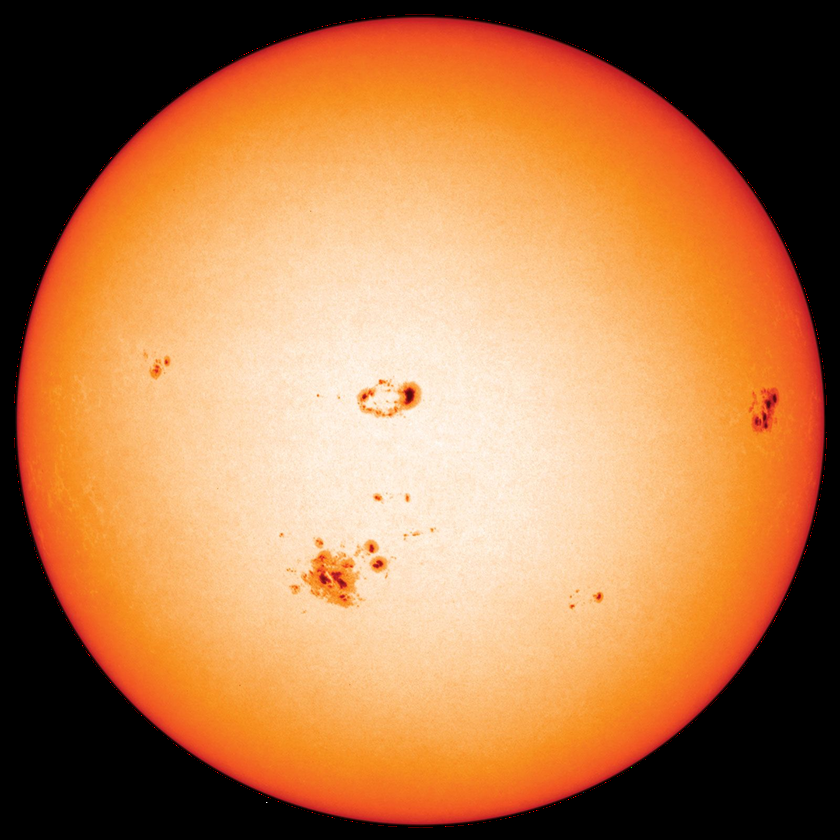
//> input picture tracking/Image Generation/sun.png, 840 x 840 px, shrunk from 1600 x 1600 before the run
$ ./CB_detect_v4 'Image Generation/sun.png'   (built with g++ and OpenCV 4)
//> lines starting //> are read from the running program, lines starting //| are printed output that depends on the picture; after the words box and inside, x2 and y2 are one past the last pixel; in counts of white or black regions, pixels touching at a corner belong together
#include <opencv2/opencv.hpp>
#include <iostream>
#include <chrono>
#include <vector>
#include <cmath>
#include <limits>

// PARAMETERS
// binary threshold, for black or white
constexpr int BIN_THRESH = 80;

// sun apparent radius bounds (pixels), can probably be changed to a single fixed size since when viewed from the earth it shouldn;t change much.
constexpr float R_MIN  = 170.0f;
constexpr float R_MAX  = 190.0f;
constexpr float R_STEP = 1.0f;

// alge
constexpr int MIN_ALG_PT_NEEDED = 20;

// curvature filtering
constexpr int   CURVATURE_K = 5;
constexpr float CURVATURE_MIN_ANGLE = 0.25f;
constexpr double MAX_RMS_RADIAL_ERROR_PX = 2.0;
constexpr int MIN_ARC_PTS = 6;
constexpr float MIN_ARC_COVERAGE_DEG = 30.0f;


// extract arc points from curved contour, and split by sign
void extractCurvedArcPointsBySign(
    const std::vector<cv::Point>& contour,
    std::vector<cv::Point2f>& arcPos,
    std::vector<cv::Point2f>& arcNeg
) {
    arcPos.clear();
    arcNeg.clear();

    int n = (int)contour.size();
    const float COS_THRESH = std::cos(CURVATURE_MIN_ANGLE);

    for (int i = CURVATURE_K; i < n - CURVATURE_K; ++i) {
        cv::Point2f p0 = contour[i - CURVATURE_K];
        cv::Point2f p1 = contour[i];
        cv::Point2f p2 = contour[i + CURVATURE_K];

        cv::Point2f v1 = p1 - p0;
        cv::Point2f v2 = p2 - p1;

        float mag = cv::norm(v1) * cv::norm(v2);

        if (mag < 1e-6f) continue;

        float cosAng = v1.dot(v2) / mag;
        cosAng = std::clamp(cosAng, -1.f, 1.f);

        // reject straight edges
        if (cosAng > COS_THRESH) continue;

        // curvature sign (2D cross product)
        float cross = v1.x * v2.y - v1.y * v2.x;

        if (cross > 0) {
            arcPos.push_back(p1);
        }
        else{
            arcNeg.push_back(p1);
        }
    }
}


// check for min arc points
bool hasMinimumArcPoints(
    const std::vector<cv::Point2f>& arcPts,
    int minPts
) {
    return (int)arcPts.size() >= minPts;
}


// compute angular arc coverage by arc points
float computeArcCoverageDegrees(
    const std::vector<cv::Point2f>& arcPts,
    const cv::Point2f& center
) {
    if (arcPts.size() < 2) return 0.0f;

    std::vector<float> angles;
    angles.reserve(arcPts.size());

    // convert arc points to angles
    for (const auto& p : arcPts) {
        float a = std::atan2(p.y - center.y, p.x - center.x);
        angles.push_back(a);
    }

    std::sort(angles.begin(), angles.end());

    // find largest gap between consecutive angles
    float maxGap = 0.0f;
    for (size_t i = 1; i < angles.size(); ++i) {
        maxGap = std::max(maxGap, angles[i] - angles[i - 1]);
    }

    // wrap-around gap (last to first)
    float wrapGap = (angles.front() + 2.0f * (float)CV_PI) - angles.back();
    maxGap = std::max(maxGap, wrapGap);

    // coverage = full circle minus largest empty gap
    float coverageRad = 2.0f * (float)CV_PI - maxGap;

    // convert to degrees
    return coverageRad * 180.0f / (float)CV_PI;
}


// algebraic fit, force fit all point in set to a circle
bool algebraicCircleFit(
    const std::vector<cv::Point2f>& pts,
    cv::Point2f& center,
    float& radius
) {
    int n = (int)pts.size();
    if (n < MIN_ALG_PT_NEEDED) return false;

    double sumX = 0, sumY = 0;
    double sumX2 = 0, sumY2 = 0;
    double sumXY = 0;
    double sumX3 = 0, sumY3 = 0;
    double sumX1Y2 = 0, sumX2Y1 = 0;

    for (const auto& p : pts) {
        double x = p.x;
        double y = p.y;
        double x2 = x * x;
        double y2 = y * y;

        sumX += x;
        sumY += y;
        sumX2 += x2;
        sumY2 += y2;
        sumXY += x * y;
        sumX3 += x2 * x;
        sumY3 += y2 * y;
        sumX1Y2 += x * y2;
        sumX2Y1 += x2 * y;
    }

    double C = n * sumX2 - sumX * sumX;
    double D = n * sumXY - sumX * sumY;
    double E = n * sumY2 - sumY * sumY;
    double G = 0.5 * (n * (sumX3 + sumX1Y2) - sumX * (sumX2 + sumY2));
    double H = 0.5 * (n * (sumY3 + sumX2Y1) - sumY * (sumX2 + sumY2));

    double denom = C * E - D * D;

    if (std::abs(denom) < 1e-8) return false;

    double cx = (G * E - D * H) / denom;
    double cy = (C * H - D * G) / denom;

    center = cv::Point2f((float)cx, (float)cy);

    double r = 0;
    for (const auto& p : pts) {
        double dx = p.x - cx;
        double dy = p.y - cy;
        r += std::sqrt(dx * dx + dy * dy);
    }

    radius = float(r / n);
    return true;
}

double computeRmsError(
    const std::vector<cv::Point2f>& pts,
    const cv::Point2f& center,
    float radius
) {
    double err = 0.0;
    for (const auto& p : pts) {
        double dx = p.x - center.x;
        double dy = p.y - center.y;
        double d = std::sqrt(dx * dx + dy * dy);
        double e = d - radius;
        err += e * e;
    }
    return std::sqrt(err / pts.size());
}


// geometric fit
double solveCenterFixedRadius(
    const std::vector<cv::Point2f>& pts,
    float R,
    cv::Point2f& center
) {
    double cx = 0, cy = 0;
    for (const auto& p : pts) {
        cx += p.x;
        cy += p.y;
    }
    cx /= pts.size();
    cy /= pts.size();

    for (int iter = 0; iter < 5; ++iter) {
        double gx = 0, gy = 0;
        double hx = 0, hy = 0;

        for (const auto& p : pts) {
            double dx = cx - p.x;
            double dy = cy - p.y;
            double d  = std::sqrt(dx * dx + dy * dy);
            if (d < 1e-6) continue;

            double e = d - R;
            gx += e * dx / d;
            gy += e * dy / d;
            hx += (dx * dx) / (d * d);
            hy += (dy * dy) / (d * d);
        }

        if (hx < 1e-6 || hy < 1e-6) break;

        cx -= gx / hx;
        cy -= gy / hy;
    }

    center = cv::Point2f((float)cx, (float)cy);

    double err = 0.0;
    for (const auto& p : pts) {
        double dx = p.x - cx;
        double dy = p.y - cy;
        double d  = std::sqrt(dx * dx + dy * dy);
        double e = d - R;
        err += e * e;
    }
    return std::sqrt(err / pts.size());
}


// fit range of determined circle radius to find best fit, for now its a range but is possible to be just a single set radius
bool fitCircleRadiusRange(
    const std::vector<cv::Point2f>& arcPts,
    cv::Point2f& bestCenter,
    float& bestRadius
) {
    double bestErr = std::numeric_limits<double>::max();
    bool found = false;

    for (float R = R_MIN; R <= R_MAX; R += R_STEP) {
        cv::Point2f c;
        double err = solveCenterFixedRadius(arcPts, R, c);

        if (err < bestErr) {
            bestErr = err;
            bestCenter = c;
            bestRadius = R;
            found = true;
        }
    }
    return found;
}


// greyscale -> binary(black or white) -> get contour -> get arc points -> select alge or geo mode -> output results.
int main(int argc, char** argv) {
    if (argc < 2) {
        std::cerr << "Usage: ./CB_detect <image>\n";
        return 1;
    }

    int mode;
    std::cout << "Select mode:\n";
    std::cout << "[1] Auto (numbers + final image)\n";
    std::cout << "[2] DEBUG Algebraic (forced)\n";
    std::cout << "[3] DEBUG Geometric (forced)\n";
    std::cout << "Choice: ";
    std::cin >> mode;
//> the answer given: 1

    cv::Mat img = cv::imread(argv[1], cv::IMREAD_GRAYSCALE);
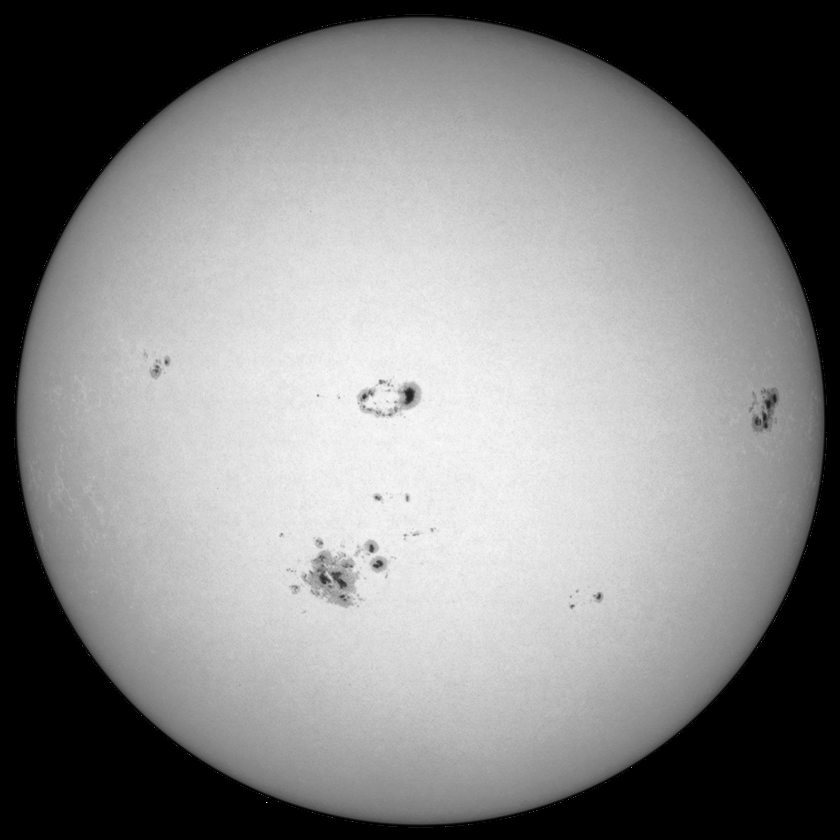
//> img: 840 rows x 840 cols, CV_8UC1; min 0, max 255, mean 133.1
    if (img.empty()) return 1;

    auto start = std::chrono::high_resolution_clock::now();

    cv::Mat bin;
    cv::threshold(img, bin, BIN_THRESH, 255, cv::THRESH_BINARY);
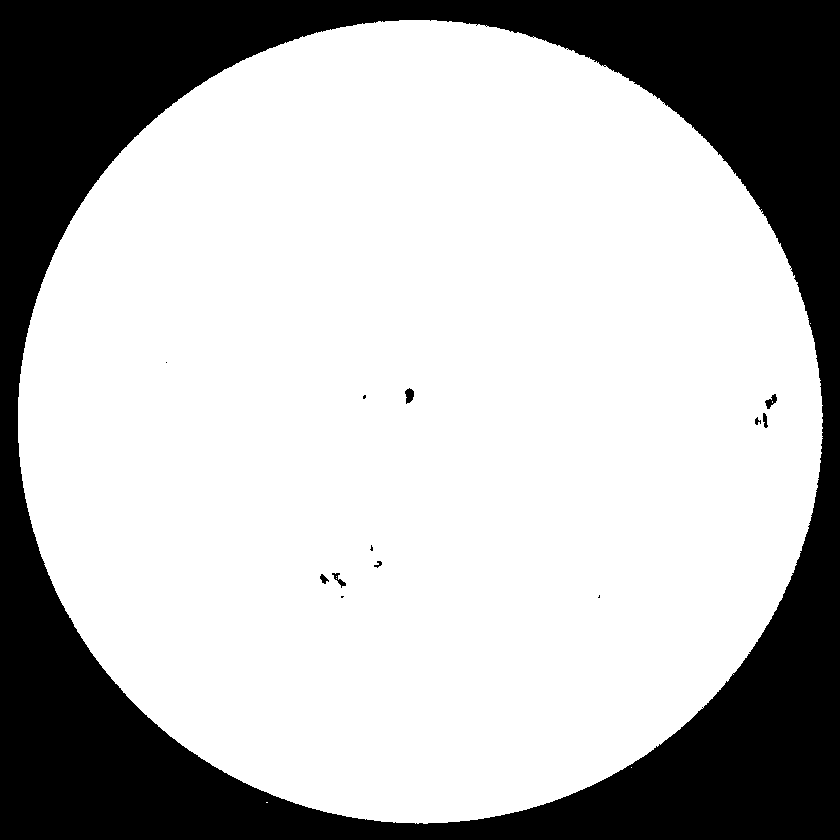
//> bin: 840 rows x 840 cols, CV_8UC1; 71.9% white; 13 black regions (5 under 20 px)

    std::vector<std::vector<cv::Point>> contours;
    cv::findContours(bin, contours, cv::RETR_EXTERNAL, cv::CHAIN_APPROX_SIMPLE);
//> contours = 4 contours, 3 with area under 20; largest, box (x1, y1, x2, y2) and area: (18, 20, 823, 824) 506420

    if (contours.empty()) return 1;

    size_t idx = 0;
    double maxArea = 0;
    for (size_t i = 0; i < contours.size(); ++i) {
        double a = cv::contourArea(contours[i]);
        if (a > maxArea) {
            maxArea = a;
            idx = i;
        }
    }
//> this loop made 4 passes
//> (a, maxArea) on pass 4: (506420.5, 506420.5)
//> after the loop, maxArea = 506420.5; idx = 3

    // arc point containers (used for ALL modes + visualisation)
    std::vector<cv::Point2f> arcPos, arcNeg, arcPts;
    extractCurvedArcPointsBySign(contours[idx], arcPos, arcNeg);
//> in extractCurvedArcPointsBySign, `int n = (int)contour.size();`: n = 1382
//> the loop in extractCurvedArcPointsBySign, `for (int i = CURVATURE_K; i < n - CURVATURE_K; ++i)` made 1372 passes
//> (p0, p1, p2, v1, v2, mag, cosAng, cross) on passes 4, 9, 32, 37: (Point(384, 22), Point(378, 21), Point(373, 23), Point(-6, -1), Point(-5, 2), 32.76, 0.855, -17), (Point(378, 21), Point(373, 23), Point(361, 24), Point(-5, 2), Point(-12, 1), 64.85, 0.956, 19), (Point(330, 29), Point(322, 32), Point(316, 32), Point(-8, 3), Point(-6, 0), 51.26, 0.936, 18), (Point(322, 32), Point(316, 32), Point(310, 35), Point(-6, 0), Point(-6, 3), 40.25, 0.894, -18)

    // choose dominant arc
    arcPts = (arcPos.size() > arcNeg.size()) ? arcPos : arcNeg;

    cv::Point2f center;
    float radius = 0.0f;
    bool usedAlgebraic = false;
    double rms_alg = -1.0;
    double rms_geo = -1.0;

    // mode 2: debug forced non-arc algebraic, useful to see if arc point data set was the issue
    if (mode == 2) {
        std::vector<cv::Point2f> contourPts;
        for (const auto& p : contours[idx]) {
            contourPts.emplace_back((float)p.x, (float)p.y);
        }

        usedAlgebraic = algebraicCircleFit(contourPts, center, radius);

        std::cout << "[DEBUG ALGEBRAIC]\n";
        if (usedAlgebraic) {
            std::cout << "RMS error: "
                      << computeRmsError(contourPts, center, radius) << "\n";
        } else {
            std::cout << "Fit failed\n";
        }
    }

    // mode 3: debug forced geometric, compare algebraic and geometric performance.
    else if (mode == 3) {

        std::cout << "[DEBUG GEOMETRIC]\n";
        std::cout << "arcPos: " << arcPos.size() << " arcNeg: " << arcNeg.size() << "\n";

        // pick dominant arc for debug
        const auto& arcPts = (arcPos.size() > arcNeg.size()) ? arcPos : arcNeg;

        fitCircleRadiusRange(arcPts, center, radius);

        rms_geo = computeRmsError(arcPts, center, radius);

        std::cout << "RMS (geometric): " << rms_geo << " px\n";
        std::cout << "Arc points used: " << arcPts.size() << "\n";
    }

    // mode 1: auto
    else {

        if (algebraicCircleFit(arcPts, center, radius)) {
//> the loop in algebraicCircleFit, `for (const auto& p : pts)` made 90 passes
//> p on passes 1 to 8: Point(378, 21), Point(316, 32), Point(302, 36), Point(285, 42), Point(280, 44), Point(269, 48), Point(224, 69), Point(209, 78)
            rms_alg = computeRmsError(arcPts, center, radius);
//> the loop in computeRmsError, `for (const auto& p : pts)` made 90 passes
            if (radius >= R_MIN && radius <= R_MAX && rms_alg < MAX_RMS_RADIAL_ERROR_PX) {
                usedAlgebraic = true;
            }
        }

        if (!usedAlgebraic) {
            fitCircleRadiusRange(arcPts, center, radius);
            rms_geo = computeRmsError(arcPts, center, radius);
//> the loop in computeRmsError (call 2), `for (const auto& p : pts)` made 90 passes
        }

        // validation

        // minimum arc count
        constexpr int MIN_ARC_PTS = 6;
        if (!hasMinimumArcPoints(arcPts, MIN_ARC_PTS)) {
            std::cout << "Rejected: insufficient arc points\n";
            return 0;  // or mark detection invalid
        }

        // arc angular coverage
        constexpr float MIN_ARC_COVERAGE_DEG = 30.0f;
        float arcCoverageDeg = computeArcCoverageDegrees(arcPts, center);
//> the loop in computeArcCoverageDegrees, `for (const auto& p : arcPts)` made 90 passes
//> the loop in computeArcCoverageDegrees, `for (size_t i = 1; i < angles.size(); ++i)` made 89 passes

        if (arcCoverageDeg < MIN_ARC_COVERAGE_DEG) {
            std::cout << "Rejected: insufficient arc coverage ("
                    << arcCoverageDeg << " deg)\n";
            return 0;  // or mark detection invalid
        }
    }

    auto end = std::chrono::high_resolution_clock::now();
    std::chrono::duration<double, std::milli> t = end - start;

    std::cout << "Processing time: " << t.count() << " ms\n";
    std::cout << "Fit method: " << (usedAlgebraic ? "Algebraic" : "Geometric") << "\n";
    std::cout << "arcPos: " << arcPos.size() << "\n";
//| arcPos: 58
    std::cout << "arcNeg: " << arcNeg.size() << "\n";
//| arcNeg: 90
    std::cout << "arcPts: " << arcPts.size() << "\n";
//| arcPts: 90
    std::cout << "RMS (" << (usedAlgebraic ? "Algebraic" : "Geometric") << "): " << (usedAlgebraic ? rms_alg : rms_geo) << " px\n";
//| RMS (Geometric): 193.414 px
    std::cout << "Center: (" << center.x << ", " << center.y << ")\n";
//| Center: (502.752, 371.913)
    std::cout << "Radius: " << radius << "\n";
//| Radius: 190

    // visualisation
    cv::Mat out;
    cv::cvtColor(bin, out, cv::COLOR_GRAY2BGR);
//> out: 840 rows x 840 cols, CV_8UC3; 71.9% white; 13 black regions (5 under 20 px), largest, box (x1, y1, x2, y2) and area: (0, 0, 840, 840) 198000, (405, 388, 414, 404) 100, (765, 394, 777, 409) 89

    cv::drawContours(out, contours, (int)idx, cv::Scalar(0,255,0), 2);
//> out: 840 rows x 840 cols, CV_8UC3; mean B, G, R 181.2, 184.5, 181.2

    for (const auto& p : arcPos) {
        cv::circle(out, p, 3, cv::Scalar(0,0,255), -1);   // red
    }
//> this loop made 58 passes
//> p on passes 1 to 8: Point(373, 23), Point(322, 32), Point(292, 41), Point(275, 47), Point(231, 67), Point(216, 75), Point(200, 85), Point(171, 106)
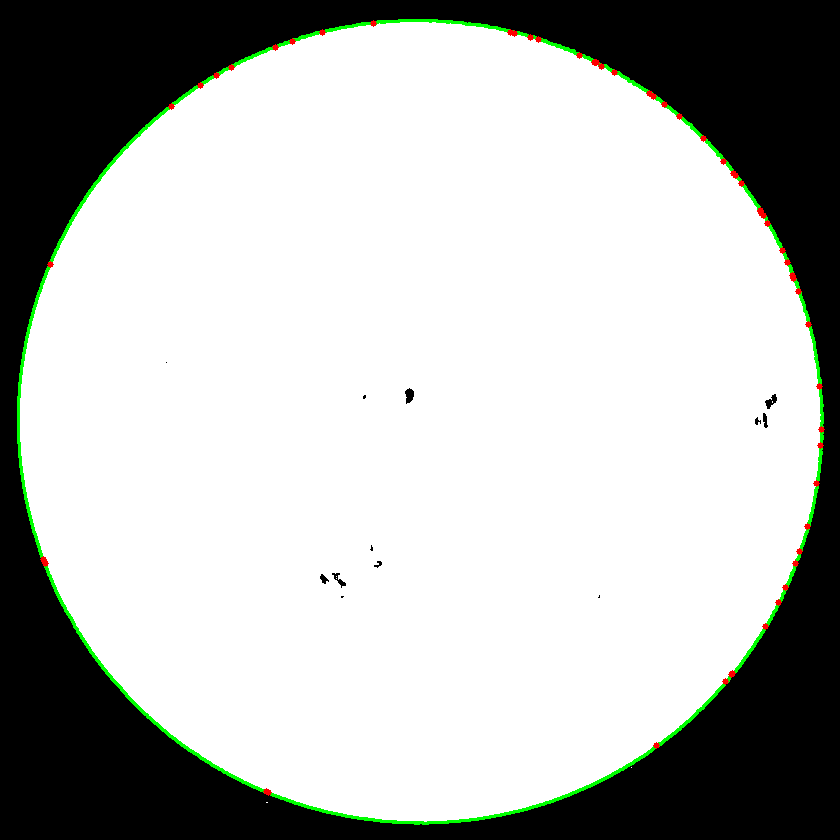
//> out: 840 rows x 840 cols, CV_8UC3; mean B, G, R 181.1, 184, 181.7

    for (const auto& p : arcNeg) {
        cv::circle(out, p, 3, cv::Scalar(0,255,255), -1); // yellow
    }
//> this loop made 90 passes
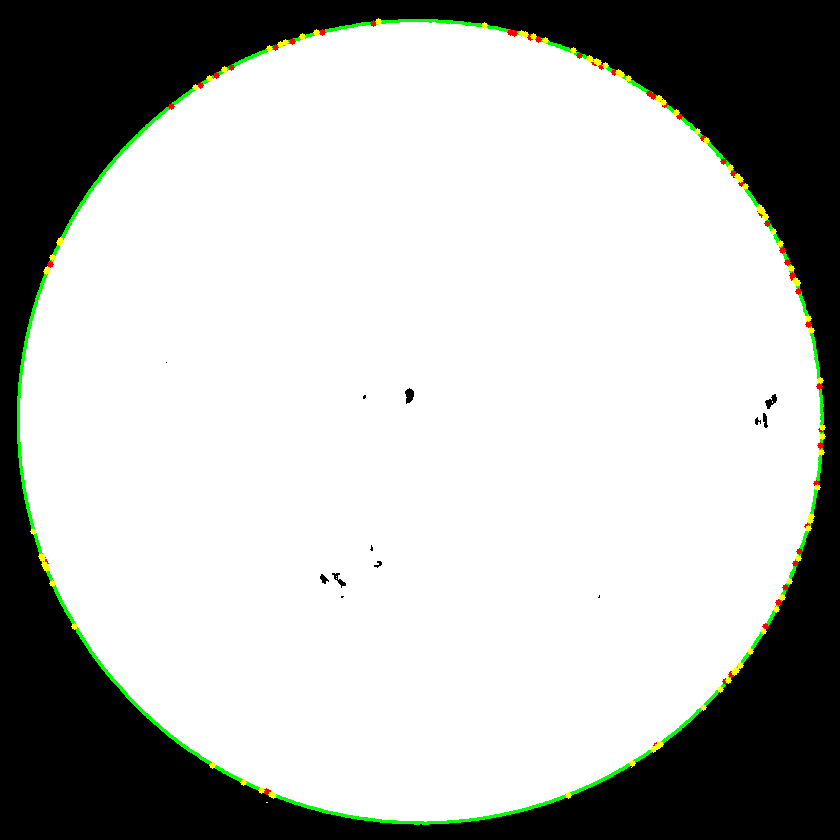
//> out: 840 rows x 840 cols, CV_8UC3; 0.33% of pixels changed, all inside (x1, y1, x2, y2) = (30, 18, 826, 799)

    for (const auto& p : arcPts) {
        cv::circle(out, p, 5, cv::Scalar(255,0,255), -1); // magenta (selected arc)
    }
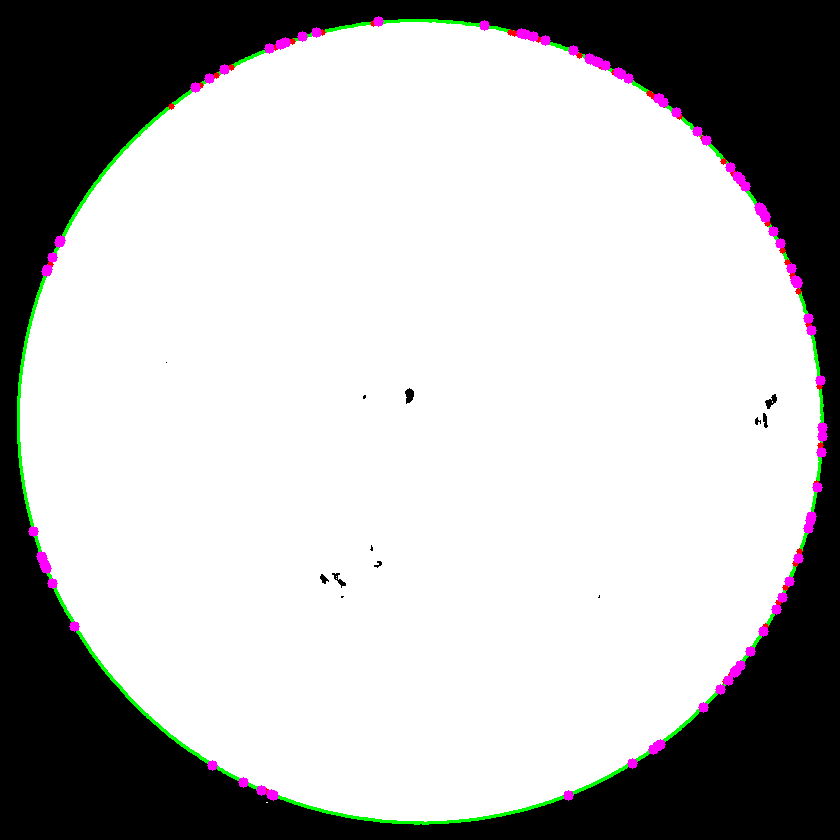
//> out: 840 rows x 840 cols, CV_8UC3; 0.84% of pixels changed, all inside (x1, y1, x2, y2) = (28, 16, 828, 801)

    cv::circle(out, center, (int)radius, cv::Scalar(255,0,0), 1);

    cv::drawMarker(out, center, cv::Scalar(255,0,0), cv::MARKER_CROSS, 500, 1);
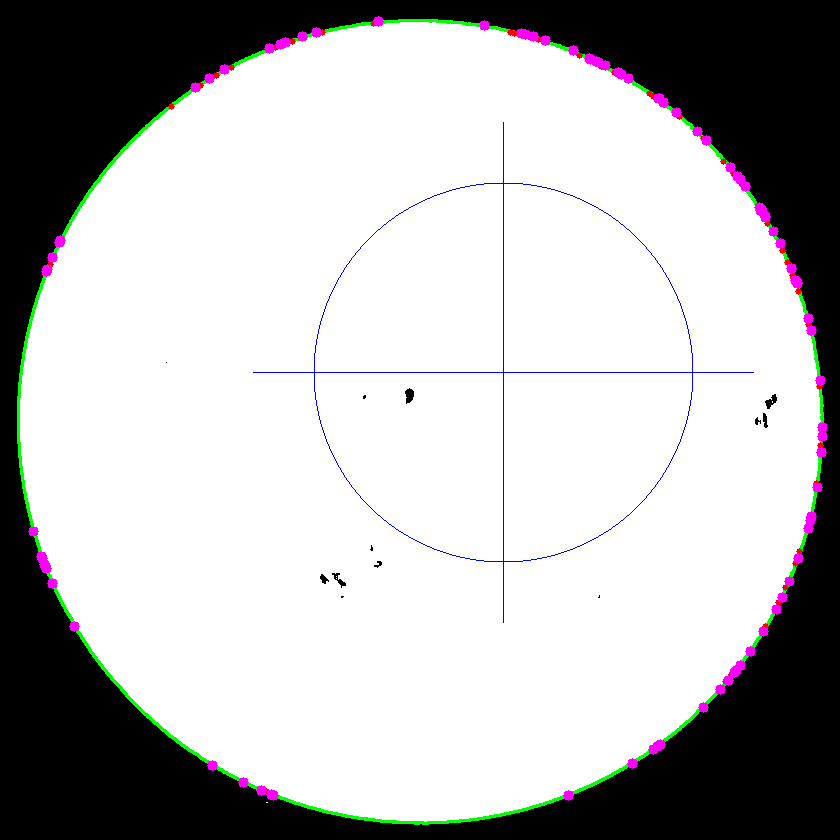
//> out: 840 rows x 840 cols, CV_8UC3; mean B, G, R 182.8, 182.1, 182.4

    cv::imshow(mode == 1 ? "FINAL AUTO": (mode == 2 ? "DEBUG ALGEBRAIC" : "DEBUG GEOMETRIC"), out);

    cv::waitKey(0);
    cv::destroyAllWindows();
    return 0;
}
